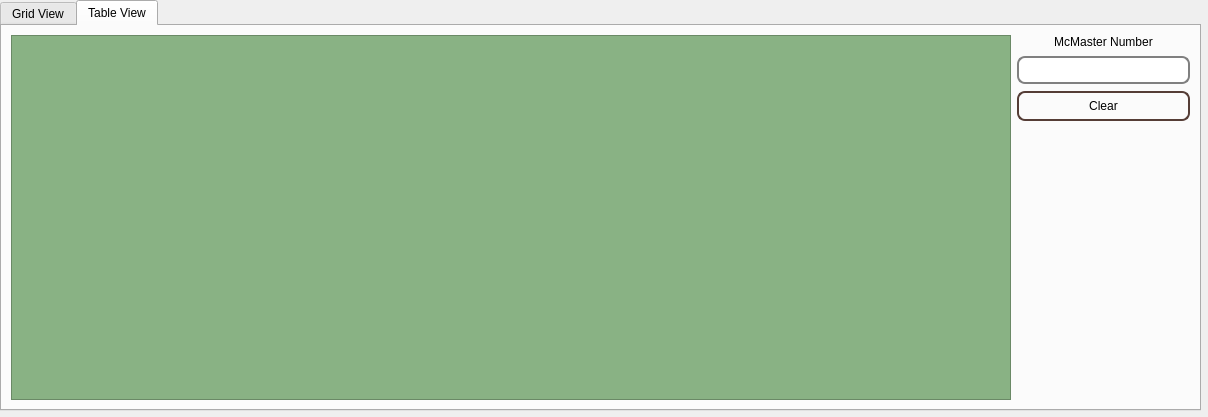
<?xml version="1.0" encoding="UTF-8"?>
<ui version="4.0">
 <class>Form</class>
 <widget class="QWidget" name="Form">
  <property name="geometry">
   <rect>
    <x>0</x>
    <y>0</y>
    <width>1208</width>
    <height>417</height>
   </rect>
  </property>
  <property name="windowTitle">
   <string>Form</string>
  </property>
  <widget class="QTabWidget" name="tabWidget">
   <property name="geometry">
    <rect>
     <x>0</x>
     <y>0</y>
     <width>1201</width>
     <height>411</height>
    </rect>
   </property>
   <property name="styleSheet">
    <string notr="true">
QLineEdit{
border: 2px solid gray;
border-radius: 8px;
padding: 4px 8px;
background-color: white;
color: black;
selection-background-color: gray;
selection-color: white;
}

QLineEdit:focus{
border-color: blue;
}

QTableView {
  background-color: #89B284;
  alternate-background-color: #f6f6f6;
  gridline-color: #ddd;
  outline: none;
}

QTableView::item:selected {
  background-color: #3399ff;
  color: white;
}
QTableView::item:selected:!active {
  background-color: #aaccee;
}

QHeaderView::section {
  background-color: #555;
  color: white;
  padding: 4px;
  border: 1px solid #666;
  border-top-left-radius: 4px;
  border-bottom-right-radius: 4px;
}
QTableCornerButton::section {
  background-color: #444;
  border: 1px solid #666;
}

/* optional scrollbar styling */
QTableView QScrollBar:vertical {
  width: 8px; background: #eee; margin: 2px 0;
}
QTableView QScrollBar::handle:vertical {
  background: #ccc; min-height: 60px; border-radius: 4px;
}
QTableView QScrollBar::add-line, QTableView QScrollBar::sub-line { height: 0; }

QPushButton#clearButton{
    background-color: #CE1010;
    color: white;
    border: 2px solid #800;
    border-radius: 8px;
    padding: 6px 12px;
}
QPushButton#clearButton:hover {
    background-color: #A10000;
}
QPushButton#clearButton:pressed {
    background-color: #800;
}

QPushButton#memButton{
    background-color: #caca16;
    color: white;
    border: 2px solid #b3b315;
    border-radius: 8px;
    padding: 6px 12px;
}
QPushButton#memButton:hover {
    background-color: #8e8e12;
}
QPushButton#memButton:pressed {
    background-color: #6c6c0e;
}

QPushButton#undoScan{
    background-color: #857885;
    color: white;
    border: 2px solid #553D36;
    border-radius: 8px;
    padding: 6px 12px;
}
QPushButton#undoScan:hover {
    background-color: #6C616C;
}
QPushButton#undoScan:pressed {
    background-color: #453e45;
}


QPushButton#checkButton{
    background-color: #white;
    color: black;
    border: 2px solid #553D36;
    border-radius: 8px;
    padding: 6px 12px;
}
QPushButton#checkButton:hover {
    background-color: #959595;
}
QPushButton#checkButton:pressed {
    background-color: #5a5a5a;
}



QPushButton{
    color: black;
    border: 2px solid #553D36;
    border-radius: 8px;
    padding: 6px 12px;
}

QComboBox {
    background-color: #FFF;
    border: 2px solid #9DB4C9;
    border-top-left-radius: 8px;
    border-bottom-right-radius: 8px;
    padding: 4px 24px 4px 8px; /* leave room on the right for the arrow */
    min-height: 24px;
}

/* 2) Hover / focus states on the closed combo */
QComboBox:hover {
  border-color: #2934CD;
  /* remove the invalid 'border: 8px;' */
}

/*
QComboBox:focus {
    border-color: #337ab7;
    box-shadow: 0 0 3px rgba(51,122,183,0.5);
}
 */
/* 3) The drop-down arrow container */
QComboBox::drop-down {
    subcontrol-origin: padding;
    subcontrol-position: top right;
    width: 20px;
    border-left: 2px solid #FFFF;
    border-top-right-radius: 4px;
    border-bottom-right-radius: 4px;
}

/* 4) The arrow itself */
QComboBox::down-arrow {
    image: url(:/icons/icons/arrow.png);
    width: 12px; height: 12px;
}

/* 6) The popup list view */
/* popup list */
QComboBox QAbstractItemView {
  background-color: #FFFFFF;    /* or simply 'white' */
  border: 2px solid #9DB4C9;
  selection-background-color: #D5EAEB;
  selection-color: white;
  padding: 2px;
  outline: none;
}

/* 7) Individual items in the popup */
QComboBox QAbstractItemView::item {
    padding: 4px 8px;
}
QComboBox QAbstractItemView::item:hover {
    background-color: #28323A;
}
QComboBox QAbstractItemView::item:selected {
    background-color: #86B3DB;
    color: white;
}

/* 8) Custom scrollbar in the popup (optional) */
QComboBox QAbstractItemView QScrollBar:vertical {
    background: #f0f0f0;
    width: 8px;
    margin: 0px 2px 0px 2px;
}
QComboBox QAbstractItemView QScrollBar::handle:vertical {
    background: #bbb;
    min-height: 20px;
    border-radius: 4px;
}
QComboBox QAbstractItemView QScrollBar::add-line,
QComboBox QAbstractItemView QScrollBar::sub-line {
    height: 0px;  /* hide arrow buttons */
}
QComboBox QAbstractItemView QScrollBar::add-page,
QComboBox QAbstractItemView QScrollBar::sub-page {
    background: none;
}

QPushButton#addHardwareButton{
    background-color: #white;
    color: black;
    border: 2px solid #553D36;
    border-radius: 8px;
    padding: 6px 12px;
}
QPushButton#addHardwareButton:hover {
    background-color: #959595;
}
QPushButton#addHardwareButton:pressed {
    background-color: #5a5a5a;
}

QPushButton#priceMultiUpdate{
    background-color: #white;
    color: black;
    border: 2px solid #553D36;
    border-radius: 8px;
    padding: 6px 12px;
}
QPushButton#priceMultiUpdate:hover {
    background-color: #959595;
}
QPushButton#priceMultiUpdate:pressed {
    background-color: #5a5a5a;
}

QPushButton#mondayButton{
    background-color: #white;
    color: black;
    border: 2px solid #553D36;
    border-radius: 8px;
    padding: 6px 12px;
}
QPushButton#mondayButton:hover {
    background-color: #959595;
}
QPushButton#mondayButton:pressed {
    background-color: #5a5a5a;
}
</string>
   </property>
   <property name="currentIndex">
    <number>1</number>
   </property>
   <widget class="QWidget" name="tab">
    <attribute name="title">
     <string>Grid View</string>
    </attribute>
    <layout class="QGridLayout" name="gridLayout">
     <item row="0" column="2">
      <spacer name="horizontalSpacer">
       <property name="orientation">
        <enum>Qt::Orientation::Horizontal</enum>
       </property>
       <property name="sizeHint" stdset="0">
        <size>
         <width>60</width>
         <height>30</height>
        </size>
       </property>
      </spacer>
     </item>
     <item row="0" column="1">
      <layout class="QVBoxLayout" name="verticalLayout_2">
       <item>
        <widget class="QLabel" name="label_7">
         <property name="text">
          <string>Head </string>
         </property>
         <property name="alignment">
          <set>Qt::AlignmentFlag::AlignCenter</set>
         </property>
        </widget>
       </item>
       <item>
        <widget class="QLineEdit" name="widgetHead"/>
       </item>
       <item>
        <widget class="QLabel" name="label_8">
         <property name="text">
          <string>Length</string>
         </property>
         <property name="alignment">
          <set>Qt::AlignmentFlag::AlignCenter</set>
         </property>
        </widget>
       </item>
       <item>
        <widget class="QLineEdit" name="widgetLength"/>
       </item>
       <item>
        <widget class="QLabel" name="label_9">
         <property name="text">
          <string>Size</string>
         </property>
         <property name="alignment">
          <set>Qt::AlignmentFlag::AlignCenter</set>
         </property>
        </widget>
       </item>
       <item>
        <widget class="QLineEdit" name="widgetSize"/>
       </item>
       <item>
        <widget class="QLabel" name="label_10">
         <property name="text">
          <string>Threading</string>
         </property>
         <property name="alignment">
          <set>Qt::AlignmentFlag::AlignCenter</set>
         </property>
        </widget>
       </item>
       <item>
        <widget class="QLineEdit" name="widgetThread"/>
       </item>
       <item>
        <widget class="QLabel" name="label_11">
         <property name="text">
          <string>On Order?</string>
         </property>
         <property name="alignment">
          <set>Qt::AlignmentFlag::AlignCenter</set>
         </property>
        </widget>
       </item>
       <item>
        <widget class="QLineEdit" name="widgetActive"/>
       </item>
      </layout>
     </item>
     <item row="0" column="3">
      <layout class="QVBoxLayout" name="verticalLayout_4">
       <item>
        <widget class="QLabel" name="label_12">
         <property name="layoutDirection">
          <enum>Qt::LayoutDirection::LeftToRight</enum>
         </property>
         <property name="text">
          <string>McMaster Number</string>
         </property>
         <property name="alignment">
          <set>Qt::AlignmentFlag::AlignCenter</set>
         </property>
        </widget>
       </item>
       <item>
        <widget class="QLineEdit" name="widgetMcNumber"/>
       </item>
       <item>
        <widget class="QPushButton" name="hardSearch">
         <property name="text">
          <string>Search</string>
         </property>
        </widget>
       </item>
       <item>
        <widget class="QPushButton" name="hardClear">
         <property name="text">
          <string>Clear</string>
         </property>
        </widget>
       </item>
       <item>
        <spacer name="verticalSpacer_2">
         <property name="orientation">
          <enum>Qt::Orientation::Vertical</enum>
         </property>
         <property name="sizeHint" stdset="0">
          <size>
           <width>20</width>
           <height>40</height>
          </size>
         </property>
        </spacer>
       </item>
      </layout>
     </item>
     <item row="0" column="0">
      <layout class="QVBoxLayout" name="verticalLayout_3">
       <item>
        <widget class="QLabel" name="label_2">
         <property name="text">
          <string>Number In Inventory</string>
         </property>
         <property name="alignment">
          <set>Qt::AlignmentFlag::AlignCenter</set>
         </property>
        </widget>
       </item>
       <item>
        <widget class="QLineEdit" name="widgetInventory"/>
       </item>
       <item>
        <widget class="QLabel" name="label_3">
         <property name="text">
          <string>Order Limit</string>
         </property>
         <property name="alignment">
          <set>Qt::AlignmentFlag::AlignCenter</set>
         </property>
        </widget>
       </item>
       <item>
        <widget class="QLineEdit" name="widgetOrder"/>
       </item>
       <item>
        <widget class="QLabel" name="label_4">
         <property name="text">
          <string>McMaster PKG QTY</string>
         </property>
         <property name="alignment">
          <set>Qt::AlignmentFlag::AlignCenter</set>
         </property>
        </widget>
       </item>
       <item>
        <widget class="QLineEdit" name="widgetPKG"/>
       </item>
       <item>
        <widget class="QLabel" name="label_5">
         <property name="text">
          <string>Base Price</string>
         </property>
         <property name="alignment">
          <set>Qt::AlignmentFlag::AlignCenter</set>
         </property>
        </widget>
       </item>
       <item>
        <widget class="QLineEdit" name="widgetMcPrice"/>
       </item>
       <item>
        <widget class="QLabel" name="label_6">
         <property name="text">
          <string>Multiplier</string>
         </property>
         <property name="alignment">
          <set>Qt::AlignmentFlag::AlignCenter</set>
         </property>
        </widget>
       </item>
       <item>
        <widget class="QLineEdit" name="widgetOurPrice"/>
       </item>
      </layout>
     </item>
    </layout>
   </widget>
   <widget class="QWidget" name="tab_2">
    <attribute name="title">
     <string>Table View</string>
    </attribute>
    <layout class="QHBoxLayout" name="horizontalLayout">
     <item>
      <widget class="QTableView" name="hardwareCheckTable">
       <property name="minimumSize">
        <size>
         <width>1000</width>
         <height>0</height>
        </size>
       </property>
      </widget>
     </item>
     <item>
      <layout class="QVBoxLayout" name="verticalLayout" stretch="0,0,0,0">
       <property name="spacing">
        <number>7</number>
       </property>
       <property name="sizeConstraint">
        <enum>QLayout::SizeConstraint::SetMinAndMaxSize</enum>
       </property>
       <property name="leftMargin">
        <number>0</number>
       </property>
       <item>
        <widget class="QLabel" name="label">
         <property name="text">
          <string>McMaster Number</string>
         </property>
         <property name="alignment">
          <set>Qt::AlignmentFlag::AlignCenter</set>
         </property>
        </widget>
       </item>
       <item>
        <widget class="QLineEdit" name="hardwareCheckTableNum"/>
       </item>
       <item>
        <widget class="QPushButton" name="hardwareCheckClear">
         <property name="text">
          <string>Clear</string>
         </property>
        </widget>
       </item>
       <item>
        <spacer name="verticalSpacer">
         <property name="orientation">
          <enum>Qt::Orientation::Vertical</enum>
         </property>
         <property name="sizeHint" stdset="0">
          <size>
           <width>20</width>
           <height>40</height>
          </size>
         </property>
        </spacer>
       </item>
      </layout>
     </item>
    </layout>
   </widget>
  </widget>
 </widget>
 <resources/>
 <connections/>
</ui>
